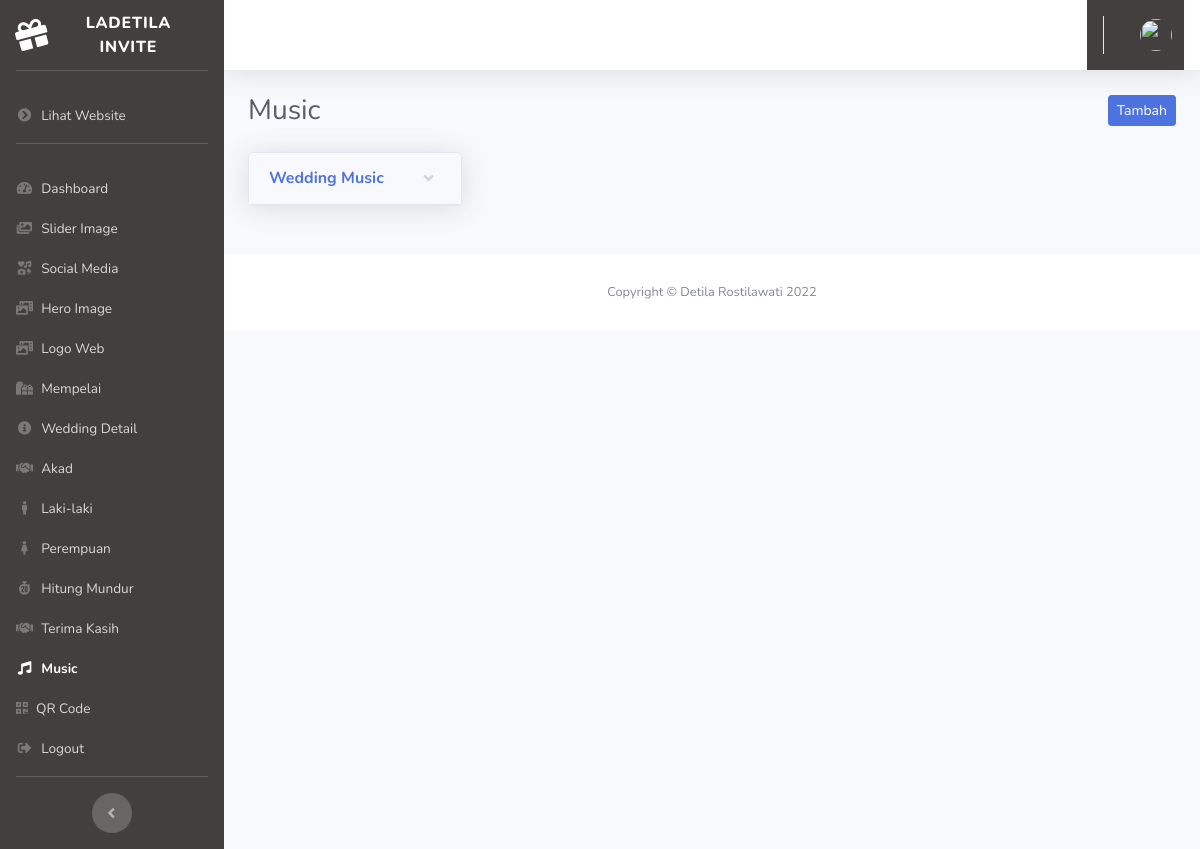
Page /index.php/admin/music on the committed database.
### tables this page shows
CREATE TABLE `user_sub_menu` (
  `id` int(11) NOT NULL,
  `title` varchar(128) NOT NULL,
  `url` varchar(128) NOT NULL,
  `icon` varchar(128) NOT NULL
);

CREATE TABLE `music` (
  `id` int(11) NOT NULL,
  `nama` varchar(100) NOT NULL,
  `id_music` varchar(1000) NOT NULL
);

### application/controllers/Admin.php (called while the page is built, shortened)
<?php
class Admin extends CI_Controller
{
    public function music()
    {
        $data['title']  = 'Music';
        $data['user'] = $this->db->get_where('user', ['email' => $this->session->userdata('email')])->row_array();
        $this->db->order_by('id', 'DESC');
        $data['music'] = $this->db->get('music')->result_array();
        $this->form_validation->set_rules('nama', 'Nama', 'required');
        $this->form_validation->set_rules('id_music', 'ID Music', 'required');
        if ($this->form_validation->run() == false) {
            $this->load->view('templates/header', $data);
            $this->load->view('templates/sidebar', $data);
            $this->load->view('templates/topbar', $data);
            $this->load->view('admin/music', $data);
            $this->load->view('templates/footer');
        }
    }
}

### index.php (called while the page is built, shortened)
<?php
require_once BASEPATH.'core/CodeIgniter.php';

### application/views/admin/music.php (the view, shortened to what this page needs)
<div class="container-fluid">
    <div class="d-sm-flex align-items-center justify-content-between mb-4">
        <h1 class="h3 mb-0 text-gray-800"><?= $title; ?></h1>
        <button class="btn btn-sm btn-primary float-right" data-toggle="modal" data-target="#tambahmusicModal"> Tambah</button>
    </div>
    <div class="row">
        <?php foreach ($music as $mc) : ?>
            <div class="col-xl-3 col-md-6 mb-4">
                <div class="card shadow mb-4">
                    <a href="#collapseCardExample" class="d-block card-header py-3" data-toggle="collapse" role="button" aria-expanded="true" aria-controls="collapseCardExample">
                        <h6 class="m-0 font-weight-bold text-primary"><?= $mc['nama']; ?></h6>
                    </a>
                </div>
            </div>
        <?php endforeach; ?>
    </div>
</div>

### application/views/templates/sidebar.php (shortened to what this page needs)
<ul class="navbar-nav sidebar sidebar-dark accordion" id="accordionSidebar">
    <a class="sidebar-brand d-flex align-items-center justify-content-center" href="<?= base_url('auth'); ?>">
        <div class="sidebar-brand-icon rotate-n-15">
            <i class="fas fa-gift"></i>
        </div>
        <div class="sidebar-brand-text mx-3">Ladetila Invite</div>
    </a>
    <hr class="sidebar-divider">
    <li class="nav-item">
        <a class="nav-link" href="<?= base_url() ?>">
            <i class="fas fa-fw fa-chevron-circle-right"></i>
            <span>Lihat Website</span></a>
    </li>
    <hr class="sidebar-divider">
    <?php
    $querySubMenu = "SELECT *
                  FROM user_sub_menu
                  ";
    $subMenu = $this->db->query($querySubMenu)->result_array();
    ?>
    <?php foreach ($subMenu as $sm) : ?>
        <?php if ($title == $sm['title']) : ?>
            <li class="nav-item active">
            <?php else : ?>
            <li class="nav-item">
            <?php endif; ?>
            <a class="nav-link pb-0" href="<?= base_url($sm['url']); ?>">
                <i class="<?= $sm['icon']; ?>"></i>
                <span><?= $sm['title']; ?></span></a>
            </li>
        <?php endforeach; ?>
        <li class="nav-item">
            <a class="nav-link" href="<?= base_url('auth/logout') ?>">
                <i class="fas fa-fw fa-sign-out-alt" data-dismiss="modal"></i>
                <span>Logout</span></a>
        </li>
        <hr class="sidebar-divider">
        <div class="text-center d-none d-md-inline">
            <button class="rounded-circle border-0" id="sidebarToggle"></button>
        </div>
</ul>

### application/views/templates/sidebar.php (style rules this page uses)
ul { background: linear-gradient(to right, #423F3E 0%, #423F3E 0%); }

### rows in the picture
user_sub_menu: title "Dashboard"
user_sub_menu: title "Slider Image"
user_sub_menu: title "Social Media"
user_sub_menu: title "Hero Image"
user_sub_menu: title "Logo Web"
user_sub_menu: title "Mempelai"
user_sub_menu: title "Wedding Detail"
user_sub_menu: title "Akad"
user_sub_menu: title "Laki-laki"
user_sub_menu: title "Perempuan"
user_sub_menu: title "Hitung Mundur"
user_sub_menu: title "Terima Kasih"
user_sub_menu: title "Music"
user_sub_menu: title "QR Code"
music: nama "Wedding Music"

### other values in the picture
$title "Music"
